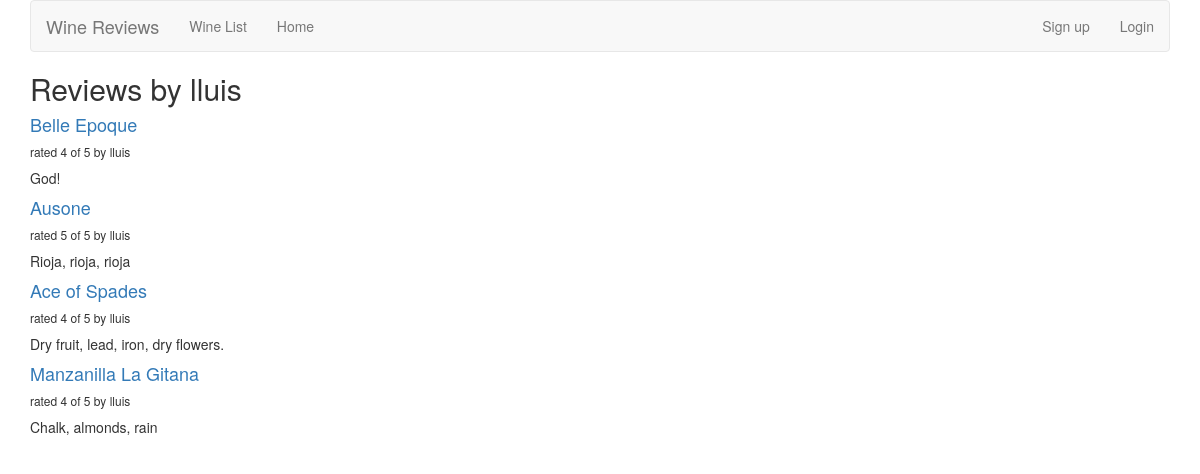
/reviews/user/lluis/, run on the app's committed database.
### reviews/models.py (models this page shows, shortened)
class Review(models.Model):
    RATING_CHOICES = (
        (1,'1'),
        (2,'2'),
        (3,'3'),
        (4,'4'),
        (5,'5'),
    )
    wine = models.ForeignKey(Wine, on_delete=models.CASCADE)
    pub_date = models.DateTimeField(verbose_name='date_published')
    user_name = models.CharField(max_length = 100)
    comment = models.CharField(max_length = 200)
    rating = models.IntegerField(choices = RATING_CHOICES)

class Wine(models.Model):
    name = models.CharField(max_length = 128)

### reviews/views.py (the view)
# urls.py: path('user/<username>/',views.user_review_list, name = 'user_review_list'),
def user_review_list(request,username = None):
    if not username:
        username = request.user.username
    latest_review_list = Review.objects.filter(user_name = username).order_by('-pub_date')[:9]
    context = {'latest_review_list':latest_review_list,'username':username}
    return render(request, 'reviews/user_review_list.html', context)

### templates/reviews/user_review_list.html
{%extends 'reviews/review_list.html'%}
{%block title%}
 <h2> Reviews by {{username}} </h2>
{%endblock%}

### templates/reviews/review_list.html (shortened to what this page needs)
{% extends 'base.html' %}
{% load bootstrap3%}
{% block content %}
{% if latest_review_list %}
<div>
    {% for review in latest_review_list %}
    <div>
        <h4><a href="{% url 'reviews:wine_detail' review.wine.id %}">
        {{ review.wine.name }}
        </a></h4>
        <h6>rated {{ review.rating }} of 5 by {{ review.user_name }}</h6>
        <p>{{ review.comment }}</p>
    </div>
    {% endfor %}
</div>
{% else %}
<p>No reviews are available.</p>
{% endif %}
{% endblock %}

### data on the page
Review: wine.name "Belle Epoque", rating "4", user_name "lluis", comment "God!"
Review: wine.name "Ausone", rating "5", user_name "lluis", comment "Rioja, rioja, rioja"
Review: wine.name "Ace of Spades", rating "4", user_name "lluis", comment "Dry fruit, lead, iron, dry flowers."
Review: wine.name "Manzanilla La Gitana", rating "4", user_name "lluis", comment "Chalk, almonds, rain"

### other printed values
{{ username }} "lluis"
